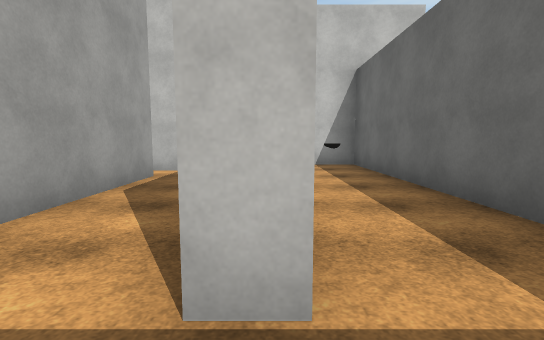
view 1 (above)

13 first-person views from a walk through a Unity game level. The camera is 1.4 m above the floor, tilts 6° down and sees 85° across. The floor is counted in squares, 2 m on a side. Each view is taken from the middle of a square. On the plan, view 1 faces up. The plan holds only what a view shows up to about 10 squares ahead; the rest is blank. The place goes on beyond the plan. The player is left out. Some surface patterns are stand-ins.

view 2
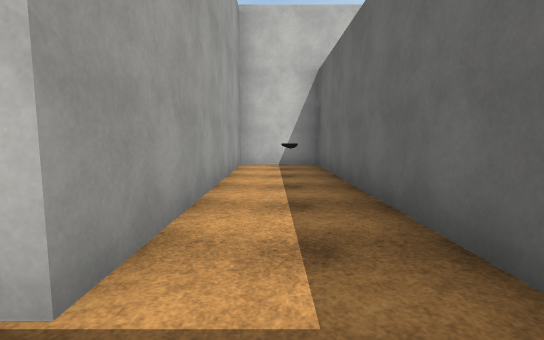

view 3
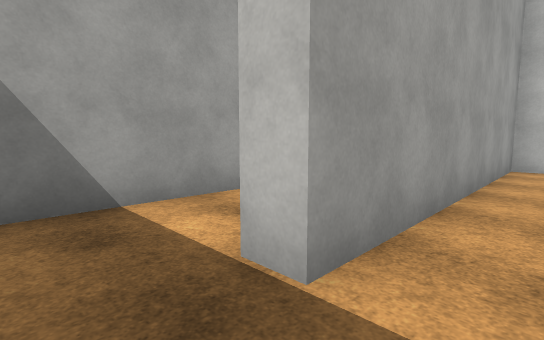

view 4
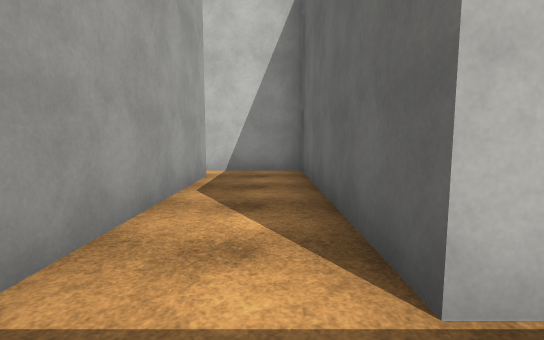

view 5
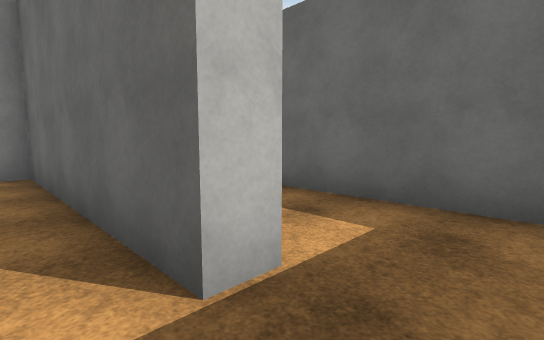

view 6
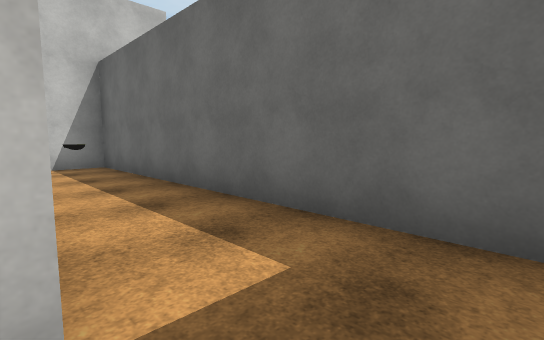

view 7
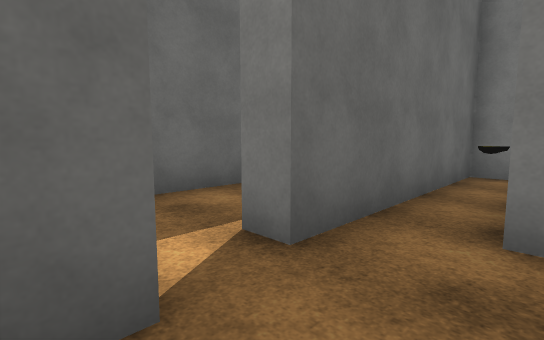

view 8
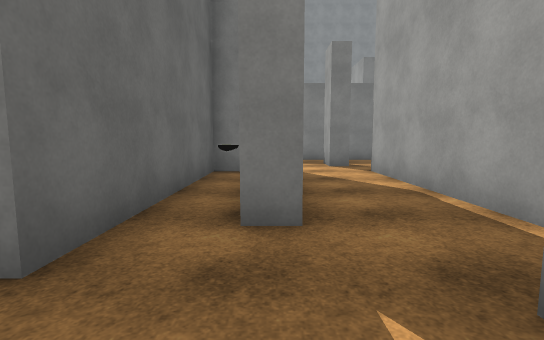

view 9
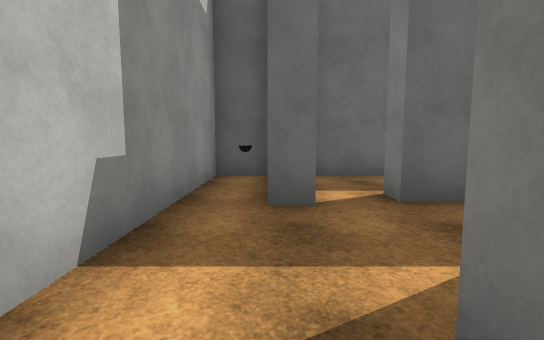

view 10
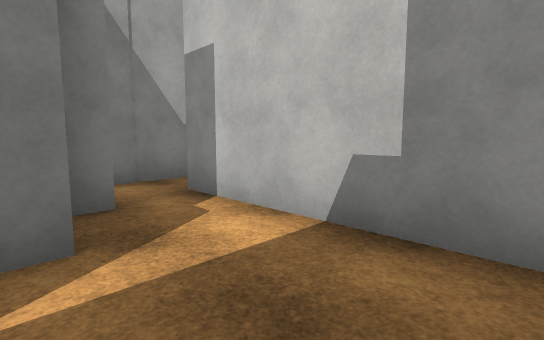

view 11
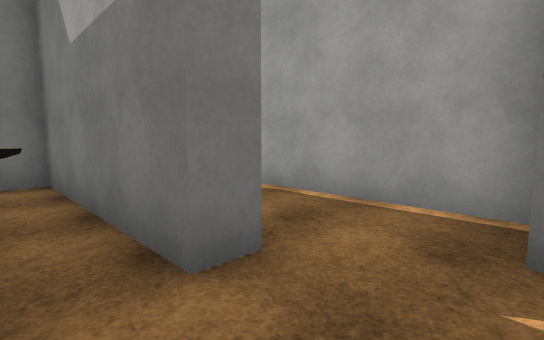

view 12
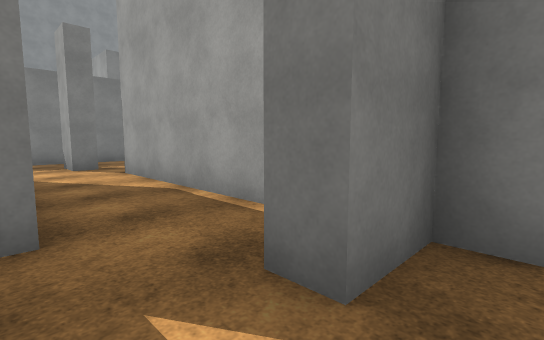

view 13
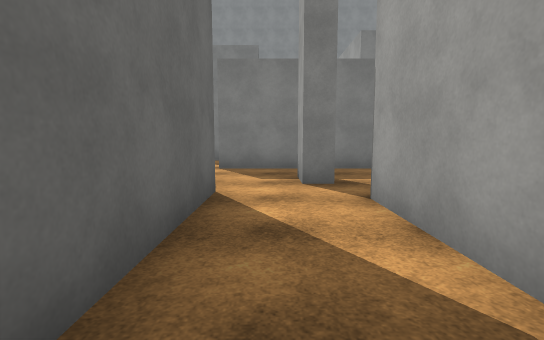

### Floor plan
Points are (right, up) in squares from view 1. A wall is a line through its corners. A room is listed if a view was taken in it or the views show most of it. See-through windows are left out.
Room 1 (views 1, 2, 3, 6)
walls: (2.2, 0) (2.2, 8.1) (0.2, 8.1) (0.2, 1.1) (-0.3, 1.1)
ways out: opening at (0, 0.5) to room 2
Room 2 (views 4, 5, 10, 11)
walls: (-2.7, 5.6) (-2.2, 5.6) (-2.2, 0); (-3.7, 4.7) (-3.7, 0.6) (-2.7, 0.6) (-2.7, 3.6); (-0.3, 1.1) (-0.3, 6.5) (-2.6, 6.5); (-0.3, 7) (-0.3, 8.1) (-2.5, 8.1)
ways out: opening at (0, 0.5) to room 1; opening at (-3, 6) to room 3
Room 3 (views 7, 8, 9, 12, 13)
walls: (-4.2, 0) (-4.2, 3.2); (-6, -0.6) (-5.5, -0.6) (-5.5, -1.5); (-2.7, 3.6) (-2.7, 5.6); (-4.2, 4.7) (-3.7, 4.7); (-7.4, -3) (-3.8, -3); (-6.2, 5.9) (-6.2, 0.5); (-2.9, 6.5) (-2.9, 7.1); (-6.2, 7) (-6.2, 6.4) (-5.1, 6.4) (-5.1, 5.9); (-2.5, 8.1) (-6.8, 8.1)
ways out: opening at (-3, 6) to room 2; gap at (-4, -3)

Where each view was taken, in squares from view 1:
view 1: 0 up, 0 right, facing up
view 2: 0 up, 1 right, facing up
view 3: 0 up, 1 right, facing up-left
view 4: 0 up, 1 left, facing up
view 5: 0 up, 1 left, facing up-right
view 6: 0 up, 0 right, facing up-right
view 7: 7 up, 4 left, facing down-right
view 8: 7 up, 4 left, facing down
view 9: 7 up, 6 left, facing right
view 10: 6 up, 3 left, facing up-left
view 11: 6 up, 3 left, facing down-left
view 12: 7 up, 4 left, facing down-left
view 13: 4 up, 5 left, facing down
